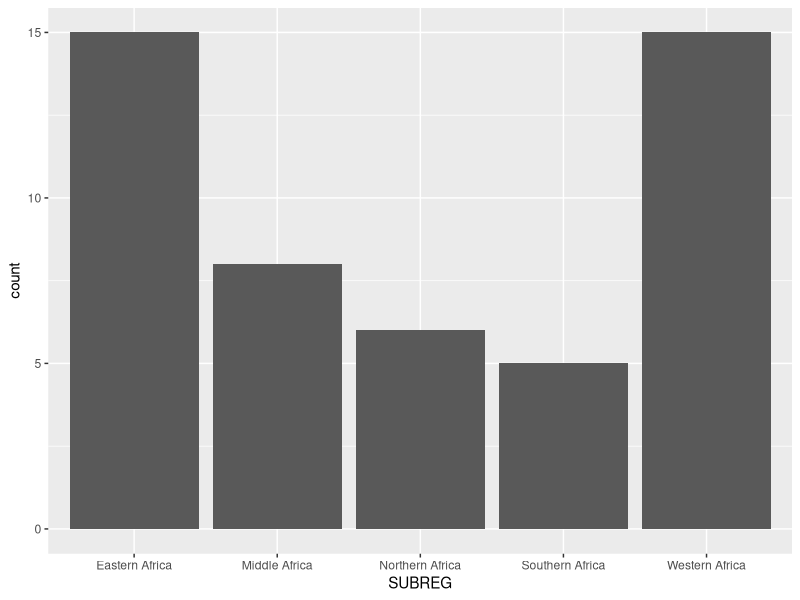
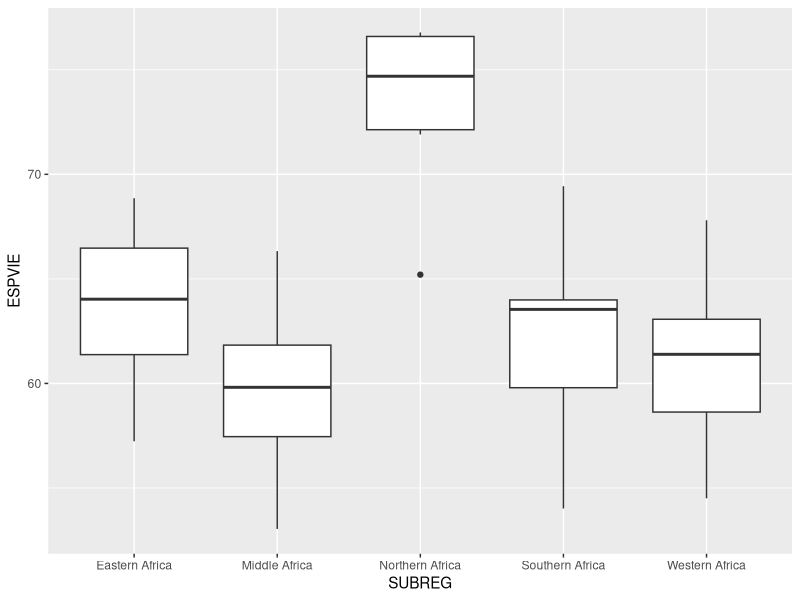
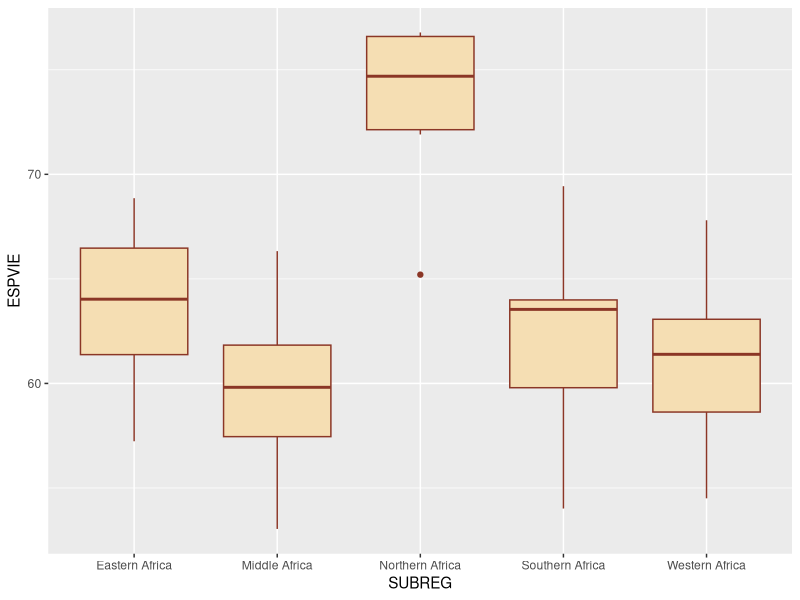
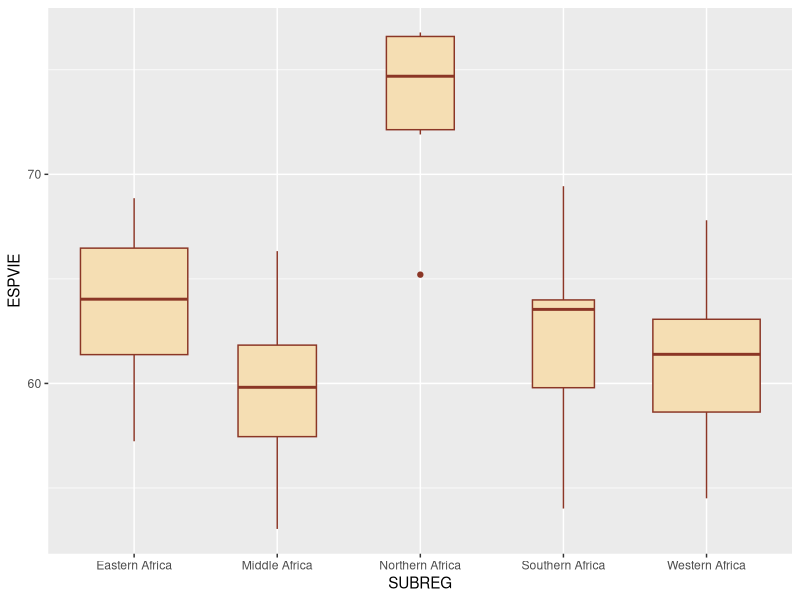
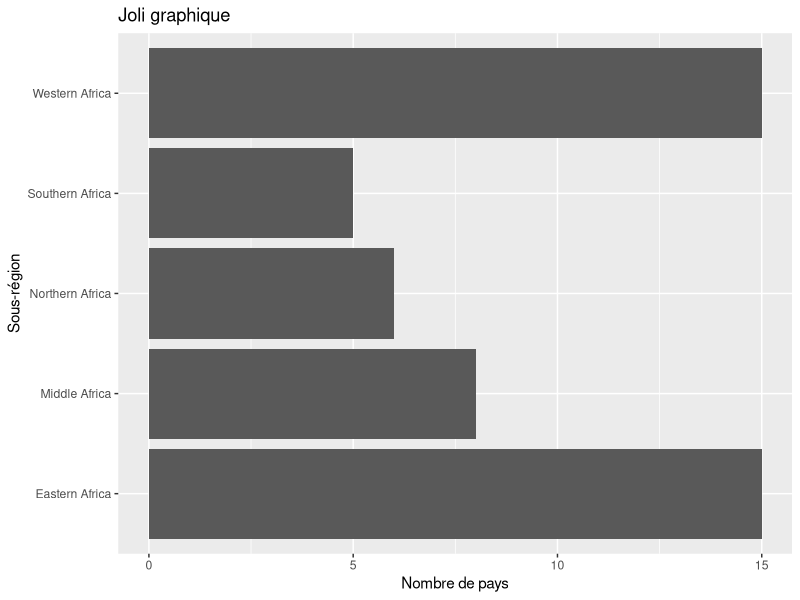

Write R code to recreate these figures, in order. (Note: this script raises an error after producing the figures.)
## ---- chunk 1
#| code-fold: FALSE

# Chargement de la librairie
library(ggplot2)


## ---- chunk 2
#| code-fold: FALSE

# Import de la base de données DEV_AFRICA_2018
library(readxl)
DevAfrica2018 <- read_excel("data/DEV_AFRICA_2018/afrika_don.xls")

# Chargement de la librairie ggplot2
library(ggplot2)
## ---- chunk 3
#| code-fold: FALSE


ggplot(DevAfrica2018) + 
  geom_bar(aes(x=SUBREG))

## ---- chunk 4
#| code-fold: FALSE


ggplot(DevAfrica2018) + geom_boxplot(aes(x=SUBREG, y = ESPVIE))

## ---- chunk 5
#| code-fold: FALSE

ggplot(DevAfrica2018) + 
  geom_boxplot(aes(x=SUBREG, y = ESPVIE),
               fill= "wheat", color = "tomato4")

## ---- chunk 6
#| code-fold: FALSE
ggplot(DevAfrica2018) + 
  geom_boxplot(aes(x=SUBREG, y = ESPVIE),
               fill= "wheat", color = "tomato4", varwidth = TRUE)


## ---- chunk 7
#| code-fold: FALSE

ggplot(DevAfrica2018) + geom_bar(aes(y=SUBREG)) + 
  xlab("Nombre de pays") +
  ylab("Sous-région") +
  ggtitle("Joli graphique")

## ---- chunk 8
knitr::include_graphics("../img/esquisse.jpg")
## ---- chunk 9
knitr::include_graphics("../img/ex_esquisse.png")
## ---- chunk 10
knitr::include_graphics("../img/folder2.png")
